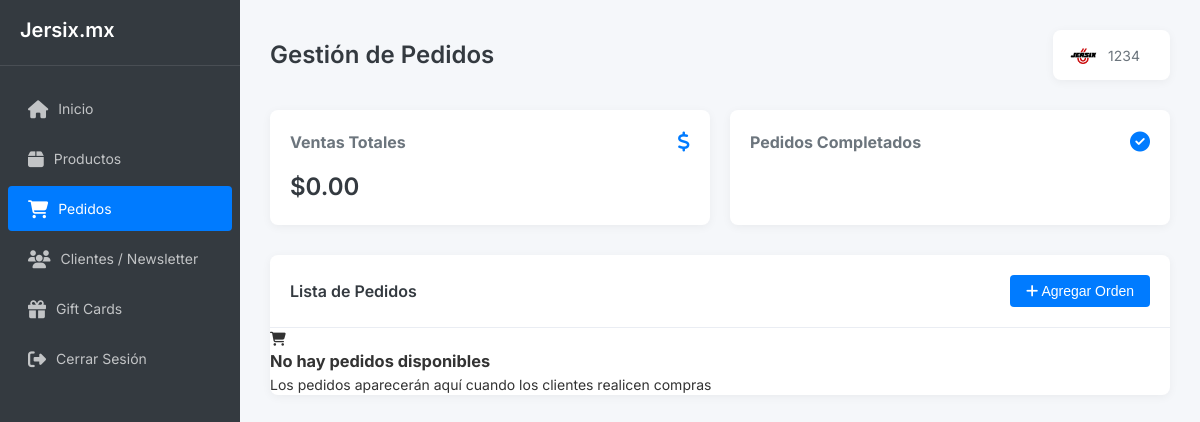
The page /admin2/orders.php (signed in) on the database as committed earlier.
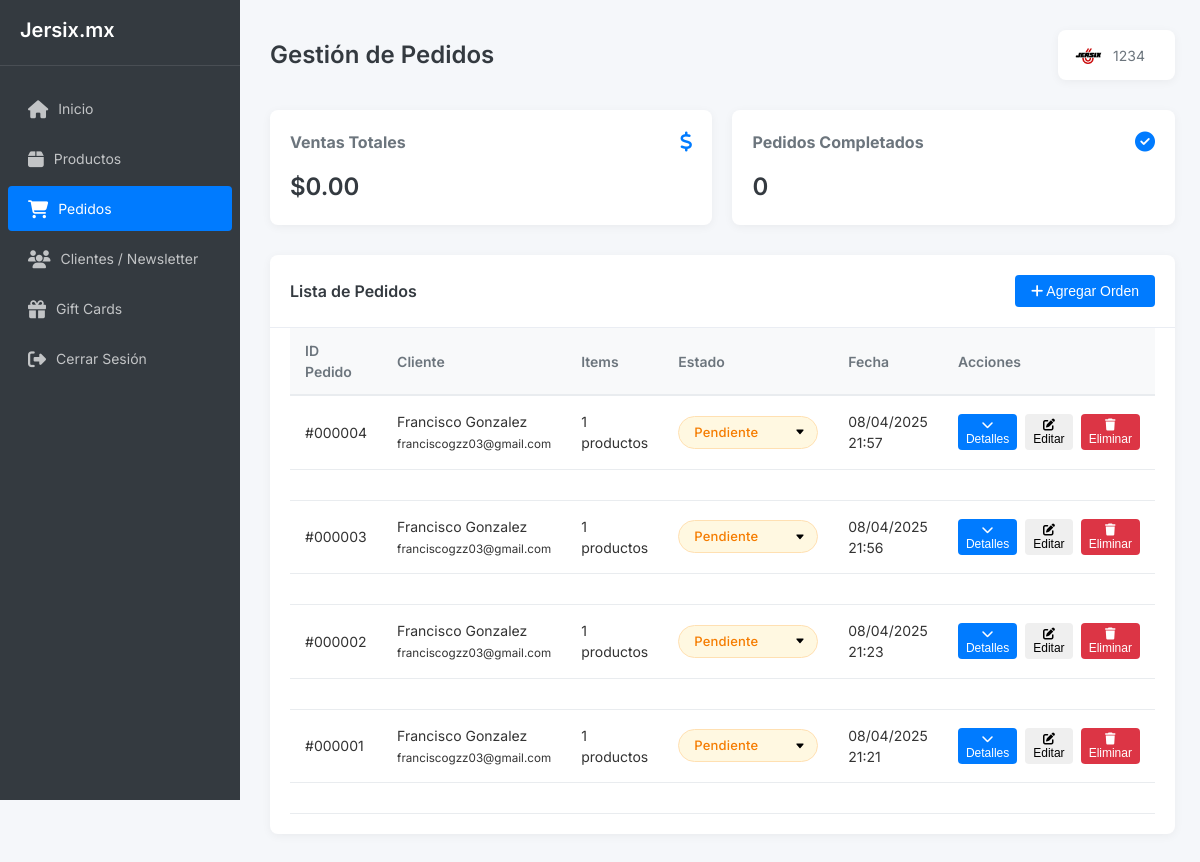
The same page on the database as committed later.
### tables this page shows
CREATE TABLE `sales_stats` (
  `id` int(11) NOT NULL,
  `total_sales` decimal(10,2) DEFAULT 0.00,
  `total_orders` int(11) DEFAULT 0
);

CREATE TABLE `orders` (
  `order_id` int(11) NOT NULL,
  `customer_name` varchar(255) NOT NULL,
  `customer_email` varchar(255) NOT NULL,
  `phone` varchar(20) NOT NULL,
  `street` varchar(255) NOT NULL,
  `colony` varchar(255) NOT NULL,
  `city` varchar(255) NOT NULL,
  `state` varchar(255) NOT NULL,
  `zip_code` varchar(10) NOT NULL,
  `status` enum('pending','processing','completed','cancelled') DEFAULT 'pending',
  `payment_status` enum('pending','paid','failed') DEFAULT 'pending' COMMENT 'Tracks the payment status of an order',
  `created_at` timestamp NOT NULL DEFAULT current_timestamp(),
  `payment_method` varchar(50) DEFAULT NULL,
  `payment_id` varchar(255) DEFAULT NULL,
  `payment_notes` text DEFAULT NULL
);

### admin2/orders.php (the view, shortened to what this page needs)
<?php
require_once __DIR__ . '/../config/database.php';
try {
    $pdo = getConnection();
    $pdo->setAttribute(PDO::ATTR_ERRMODE, PDO::ERRMODE_EXCEPTION);
} catch(PDOException $e) {
    die('Error de conexión a la base de datos: ' . $e->getMessage());
}
try {
    $stats_stmt = $pdo->query("SELECT total_sales, total_orders FROM sales_stats LIMIT 1");
    $stats = $stats_stmt->fetch(PDO::FETCH_ASSOC);
} catch(PDOException $e) {
    $stats = ['total_sales' => 0, 'total_orders' => 0];
}
try {
    $stmt = $pdo->query("
        SELECT
            o.*,
            COUNT(DISTINCT oi.order_item_id) as total_items,
            SUM(oi.quantity * oi.price) as order_total,
            GROUP_CONCAT(DISTINCT CONCAT(p.name, ' (', oi.quantity, ')') SEPARATOR ', ') as products_summary
        FROM orders o
        LEFT JOIN order_items oi ON o.order_id = oi.order_id
        LEFT JOIN products p ON oi.product_id = p.product_id
        GROUP BY
            o.order_id,
            o.customer_name,
            o.customer_email,
            o.status,
            o.created_at,
            o.phone,
            o.street,
            o.colony,
            o.city,
            o.state,
            o.zip_code,
            o.payment_status
        ORDER BY o.created_at DESC
    ");
    $orders = $stmt->fetchAll(PDO::FETCH_ASSOC);
} catch(PDOException $e) {
    $error_message = "Error al obtener pedidos: " . $e->getMessage();
    $orders = [];
}
?>
<!DOCTYPE html>
<html lang="es">
<head>
    <link rel="stylesheet" href="https://cdnjs.cloudflare.com/ajax/libs/font-awesome/6.4.0/css/all.min.css">
</head>
<body>
    <div class="dashboard-layout">
        <aside class="sidebar">
            <div class="sidebar-header">
                <h2>Jersix.mx</h2>
            </div>
            <ul class="nav-menu">
                <li class="nav-item">
                    <a href="dashboard.php">
                        <i class="fas fa-home"></i>
                        <span>Inicio</span>
                    </a>
                </li>
                <li class="nav-item">
                    <a href="products.php">
                        <i class="fas fa-box"></i>
                        <span>Productos</span>
                    </a>
                </li>
                <li class="nav-item active">
                    <a href="orders.php">
                        <i class="fas fa-shopping-cart"></i>
                        <span>Pedidos</span>
                    </a>
                </li>
                <li class="nav-item">
                    <a href="newsletter.php">
                        <i class="fas fa-users"></i>
                        <span>Clientes / Newsletter</span>
                    </a>
                </li>
                <li class="nav-item">
                    <a href="giftcards.php">
                        <i class="fas fa-gift"></i>
                        <span>Gift Cards</span>
                    </a>
                </li>
                <li class="nav-item">
                    <a href="logout.php">
                        <i class="fas fa-sign-out-alt"></i>
                        <span>Cerrar Sesión</span>
                    </a>
                </li>
            </ul>
        </aside>
        <main class="main-content">
            <div class="topbar">
                <div>
                    <h1>Gestión de Pedidos</h1>
                </div>
                <div class="user-info">
                    <img src="../img/ICON.png" alt="User" style="width: 30px; height: 30px; border-radius: 50%; margin-right: 10px;">
                    <span><?php echo $_SESSION['admin_name'] ?? 'Administrador'; ?></span>
                </div>
            </div>
            <div class="stats-panel">
                <div class="stat-card">
                    <div class="stat-card-header">
                        <h3>Ventas Totales</h3>
                        <i class="fas fa-dollar-sign"></i>
                    </div>
                    <div class="stat-card-value">$<?php echo number_format($stats['total_sales'], 2); ?></div>
                </div>
                <div class="stat-card">
                    <div class="stat-card-header">
                        <h3>Pedidos Completados</h3>
                        <i class="fas fa-check-circle"></i>
                    </div>
                    <div class="stat-card-value"><?php echo $stats['total_orders']; ?></div>
                </div>
            </div>
            <div class="panel">
                <div class="panel-header">
                    <h3 class="panel-title">Lista de Pedidos</h3>
                    <button class="btn btn-primary" onclick="openAddOrderModal()">
                        <i class="fas fa-plus"></i> Agregar Orden
                    </button>
                </div>
                <?php if (empty($orders)): ?>
                    <div class="empty-state">
                        <div class="empty-state-icon">
                            <i class="fas fa-shopping-cart"></i>
                        </div>
                        <h3 class="empty-state-title">No hay pedidos disponibles</h3>
                        <p class="empty-state-description">Los pedidos aparecerán aquí cuando los clientes realicen compras</p>
                    </div>
                <?php else: ?>
                    <div class="table-container">
                        <table>
                            <thead>
                                <tr>
                                    <th>ID Pedido</th>
                                    <th>Cliente</th>
                                    <th>Items</th>
                                    <th>Estado</th>
                                    <th>Fecha</th>
                                    <th>Acciones</th>
                                </tr>
                            </thead>
                            <tbody>
                                <?php foreach ($orders as $order): ?>
                                    <tr data-order-id="<?php echo $order['order_id']; ?>">
                                        <td data-label="ID Pedido">#<?php echo str_pad($order['order_id'], 6, '0', STR_PAD_LEFT); ?></td>
                                        <td data-label="Cliente">
                                            <div><?php echo htmlspecialchars($order['customer_name']); ?></div>
                                            <small><?php echo htmlspecialchars($order['customer_email']); ?></small>
                                        </td>
                                        <td data-label="Items"><?php echo $order['total_items']; ?> productos</td>
                                        <td data-label="Estado">
                                            <select class="status-select status-<?php echo $order['status']; ?>"
                                                    data-order-id="<?php echo $order['order_id']; ?>"
                                                    data-previous-status="<?php echo $order['status']; ?>"
                                                    onchange="updateOrderStatus(this)">
                                                <option value="pending" <?php echo $order['status'] == 'pending' ? 'selected' : ''; ?>>Pendiente</option>
                                            </select>
                                        </td>
                                        <td data-label="Fecha"><?php echo date('d/m/Y H:i', strtotime($order['created_at'])); ?></td>
                                        <td data-label="Acciones">
                                            <div class="action-buttons">
                                                <button class="btn btn-sm btn-primary expand-button" onclick="toggleOrderDetails(<?php echo $order['order_id']; ?>)">
                                                    <i class="fas fa-chevron-down"></i> Detalles
                                                </button>
                                                <button class="btn btn-sm btn-warning" onclick="editOrder(<?php echo $order['order_id']; ?>)">
                                                    <i class="fas fa-edit"></i> Editar
                                                </button>
                                                <button class="btn btn-sm btn-danger" onclick="deleteOrder(<?php echo $order['order_id']; ?>)">
                                                    <i class="fas fa-trash"></i> Eliminar
                                                </button>
                                            </div>
                                        </td>
                                    </tr>
                                    <tr data-order-id="<?php echo $order['order_id']; ?>">
                                        <td colspan="7">
                                        </td>
                                    </tr>
                                <?php endforeach; ?>
                            </tbody>
                        </table>
                    </div>
                <?php endif; ?>
            </div>
        </main>
    </div>
</body>
</html>

### admin2/orders.php (style rules this page uses)
:root { --primary-color: #007bff; --primary-dark: #0056b3; --secondary-color: #6c757d; --success-color: #28a745; --danger-color: #dc3545; --warning-color: #ffc107; --light-color: #f8f9fa; --dark-color: #343a40; --sidebar-width: 240px; --topbar-height: 60px; --border-radius: 8px; --box-shadow: 0 2px 10px rgba(0,0,0,0.05); --transition: all 0.3s ease; }
* { margin: 0; padding: 0; box-sizing: border-box; }
body { font-family: 'Inter', sans-serif; font-size: 14px; color: #333; background-color: #f5f7fa; line-height: 1.5; }
.dashboard-layout { display: grid; grid-template-columns: var(--sidebar-width) 1fr; min-height: 100vh; }
.sidebar { background-color: var(--dark-color); color: white; position: fixed; height: 100vh; width: var(--sidebar-width); padding-top: 15px; overflow-y: auto; transition: var(--transition); z-index: 1000; }
.sidebar-header { padding: 0 20px 20px; display: flex; align-items: center; justify-content: space-between; border-bottom: 1px solid rgba(255,255,255,0.1); }
.sidebar-header h2 { font-size: 20px; font-weight: 600; }
.sidebar .nav-menu { list-style: none; padding: 15px 0; }
.sidebar .nav-item { margin: 5px 0; }
.sidebar .nav-item a { color: rgba(255,255,255,0.7); text-decoration: none; display: flex; align-items: center; padding: 12px 20px; border-radius: 4px; margin: 0 8px; transition: var(--transition); }
.sidebar .nav-item a i { margin-right: 10px; font-size: 18px; }
.sidebar .nav-item.active a { color: white; background: var(--primary-color); }
.main-content { grid-column: 2; padding: 30px; }
.topbar { display: flex; justify-content: space-between; align-items: center; margin-bottom: 30px; }
.topbar h1 { font-size: 24px; font-weight: 600; color: var(--dark-color); }
.user-info { display: flex; align-items: center; background: white; padding: 10px 15px; border-radius: var(--border-radius); box-shadow: var(--box-shadow); }
.user-info span { margin-right: 15px; color: var(--secondary-color); }
.panel { background: white; border-radius: var(--border-radius); box-shadow: var(--box-shadow); margin-bottom: 30px; overflow: hidden; }
.panel-header { padding: 20px; border-bottom: 1px solid #eaedf3; display: flex; justify-content: space-between; align-items: center; }
.panel-title { font-size: 16px; font-weight: 600; color: var(--dark-color); }
.table-container { overflow-x: auto; margin: 0 20px 20px; }
table { width: 100%; border-collapse: collapse; }
th { text-align: left; padding: 12px 15px; background-color: #f8f9fa; border-bottom: 2px solid #e9ecef; font-weight: 600; color: var(--secondary-color); }
td { padding: 15px; vertical-align: middle; border-bottom: 1px solid #e9ecef; }
.btn { display: inline-block; padding: 8px 16px; border-radius: 4px; text-decoration: none; font-weight: 500; cursor: pointer; transition: var(--transition); border: none; font-size: 14px; }
.btn-primary { background-color: var(--primary-color); color: white; }
.status-pending { background-color: rgba(255,193,7,0.1); color: #ffc107; }
.stats-panel { display: grid; grid-template-columns: repeat(auto-fit, minmax(200px, 1fr)); gap: 20px; margin-bottom: 30px; }
.stat-card { background: white; padding: 20px; border-radius: var(--border-radius); box-shadow: var(--box-shadow); }
.stat-card-header { display: flex; justify-content: space-between; align-items: center; margin-bottom: 15px; }
.stat-card-header h3 { font-size: 16px; color: var(--secondary-color); margin: 0; }
.stat-card-header i { font-size: 20px; color: var(--primary-color); }
.stat-card-value { font-size: 24px; font-weight: 600; color: var(--dark-color); }
.action-buttons { display: flex; gap: 8px; }
.btn-sm { padding: 4px 8px; font-size: 12px; }
.btn-danger { background-color: var(--danger-color); color: white; }
.status-select { padding: 8px 30px 8px 15px; border-radius: 20px; font-size: 13px; font-weight: 500; border: none; cursor: pointer; appearance: none; -webkit-appearance: none; -moz-appearance: none; background-repeat: no-repeat; background-position: right 12px center; background-size: 10px; min-width: 140px; max-width: 100%; text-align: left; }
.status-pending { background-color: #fff8e1; color: #f57c00; border: 1px solid #ffe0b2; }
.status-select option { background-color: white; color: #333; padding: 8px; }
.status-select { text-shadow: none; font-family: 'Inter', sans-serif; letter-spacing: 0.2px; }

Rows that differ between the two databases and show on the page:
added sales_stats: total_sales "0.00", total_orders "0"
added orders: order_id "000004", customer_name "Francisco Gonzalez", customer_email "franciscogzz03@gmail.com", total_items "1", status+order_id "Pendiente", created_at "08/04/2025 21:57"
added orders: order_id "000003", customer_name "Francisco Gonzalez", customer_email "franciscogzz03@gmail.com", total_items "1", status+order_id "Pendiente", created_at "08/04/2025 21:56"
added orders: order_id "000002", customer_name "Francisco Gonzalez", customer_email "franciscogzz03@gmail.com", total_items "1", status+order_id "Pendiente", created_at "08/04/2025 21:23"
added orders: order_id "000001", customer_name "Francisco Gonzalez", customer_email "franciscogzz03@gmail.com", total_items "1", status+order_id "Pendiente", created_at "08/04/2025 21:21"
Other text that changed with them:
$stats['total_sales']: "0.00" → (not shown)
text no longer shown: "No hay pedidos disponibles Los pedidos aparecerán aquí cuando los clientes realicen compras"
text now shown: "ID Pedido Cliente Items Estado Fecha Acciones"
